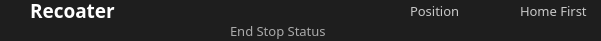
      <widget class="QFrame" name="frame_19">
       <property name="geometry">
        <rect>
         <x>0</x>
         <y>0</y>
         <width>601</width>
         <height>41</height>
        </rect>
       </property>
       <property name="font">
        <font>
         <family>Montserrat</family>
         <pointsize>10</pointsize>
         <weight>50</weight>
         <italic>false</italic>
         <bold>false</bold>
         <kerning>false</kerning>
        </font>
       </property>
       <property name="styleSheet">
        <string notr="true">border:0px solid rgb(0,0,0);
background-color: rgb(30,30,30);</string>
       </property>
       <property name="frameShape">
        <enum>QFrame::StyledPanel</enum>
       </property>
       <property name="frameShadow">
        <enum>QFrame::Raised</enum>
       </property>
       <widget class="QLabel" name="label_18">
        <property name="geometry">
         <rect>
          <x>30</x>
          <y>-10</y>
          <width>141</width>
          <height>41</height>
         </rect>
        </property>
        <property name="font">
         <font>
          <family>Montserrat</family>
          <pointsize>14</pointsize>
          <weight>75</weight>
          <italic>false</italic>
          <bold>true</bold>
          <kerning>false</kerning>
         </font>
        </property>
        <property name="styleSheet">
         <string notr="true">border:0px;
color: rgb(255, 255,255);
background-color: rgb(255, 255);</string>
        </property>
        <property name="text">
         <string>Recoater</string>
        </property>
       </widget>
       <widget class="QLabel" name="label_44">
        <property name="geometry">
         <rect>
          <x>410</x>
          <y>0</y>
          <width>71</width>
          <height>21</height>
         </rect>
        </property>
        <property name="font">
         <font>
          <family>Montserrat</family>
          <pointsize>10</pointsize>
          <weight>50</weight>
          <italic>false</italic>
          <bold>false</bold>
          <kerning>false</kerning>
         </font>
        </property>
        <property name="styleSheet">
         <string notr="true">border:0px;color: rgb(200, 200, 200);</string>
        </property>
        <property name="text">
         <string>Position</string>
        </property>
       </widget>
       <widget class="QLineEdit" name="rollerRPM_4">
        <property name="geometry">
         <rect>
          <x>490</x>
          <y>0</y>
          <width>101</width>
          <height>21</height>
         </rect>
        </property>
        <property name="font">
         <font>
          <family>Montserrat</family>
          <pointsize>10</pointsize>
          <weight>50</weight>
          <italic>false</italic>
          <bold>false</bold>
          <kerning>false</kerning>
         </font>
        </property>
        <property name="styleSheet">
         <string notr="true">border:0px;color: rgb(200, 200, 200);</string>
        </property>
        <property name="text">
         <string>Home First</string>
        </property>
        <property name="alignment">
         <set>Qt::AlignRight|Qt::AlignTrailing|Qt::AlignVCenter</set>
        </property>
        <property name="placeholderText">
         <string>0.00</string>
        </property>
       </widget>
       <widget class="QLabel" name="label_42">
        <property name="geometry">
         <rect>
          <x>230</x>
          <y>20</y>
          <width>161</width>
          <height>21</height>
         </rect>
        </property>
        <property name="font">
         <font>
          <family>Montserrat</family>
          <pointsize>10</pointsize>
          <weight>50</weight>
          <italic>false</italic>
          <bold>false</bold>
          <kerning>false</kerning>
         </font>
        </property>
        <property name="styleSheet">
         <string notr="true">BORDER:0PX;
color: rgb(170, 170, 170);</string>
        </property>
        <property name="text">
         <string>End Stop Status</string>
        </property>
       </widget>
       <widget class="QLabel" name="label_150">
        <property name="geometry">
         <rect>
          <x>130</x>
          <y>0</y>
          <width>31</width>
          <height>21</height>
         </rect>
        </property>
        <property name="font">
         <font>
          <family>Montserrat</family>
          <pointsize>10</pointsize>
          <weight>50</weight>
          <italic>false</italic>
          <bold>false</bold>
          <kerning>false</kerning>
         </font>
        </property>
        <property name="styleSheet">
         <string notr="true">border:0px;
background-color: rgb(255, 255);</string>
        </property>
        <property name="text">
         <string/>
        </property>
        <property name="pixmap">
         <pixmap>resource/recoater.png</pixmap>
        </property>
        <property name="scaledContents">
         <bool>true</bool>
        </property>
       </widget>
      </widget>
